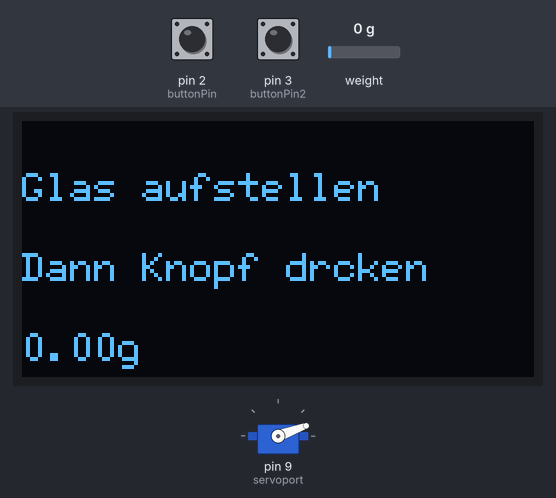
Bench run of a sketch on a simulated Arduino Uno, built with avr-gcc and run on an emulated ATmega328P. On the bench: 128×64 one-colour display, servo. The inputs (shaded band) are chosen by the test bench; at power-on: pin 2 (buttonPin) LOW, weight on the scale 0 g, pin 3 (buttonPin2) LOW.

Above: at 3.6 s.
3.7 s: pin 2 (buttonPin) pulled HIGH for 3.2 s
At 4.4 s:
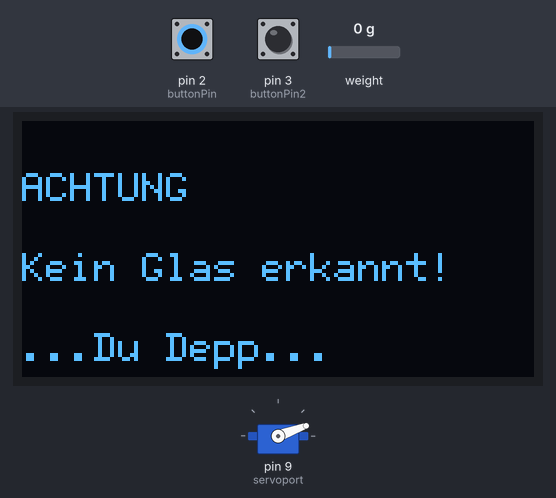
9.5 s: weight on the scale set to 100 g
At 10.8 s:
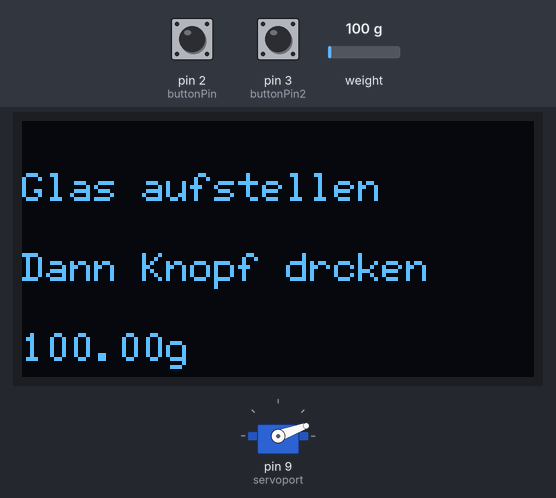
11.1 s: weight on the scale set to 1250 g
At 12.4 s:
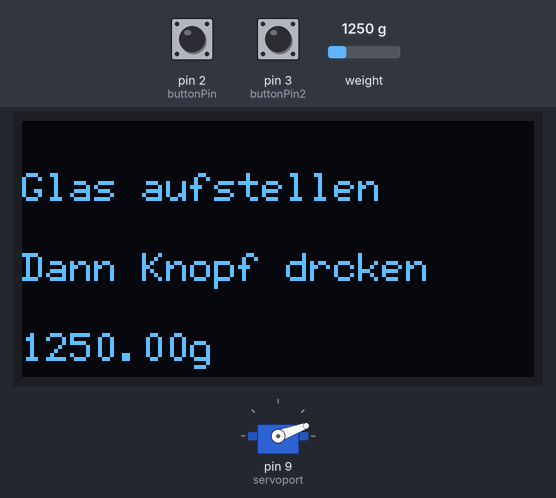
12.7 s: pin 2 (buttonPin) pulled HIGH for 0.15 s
At 14.0 s:
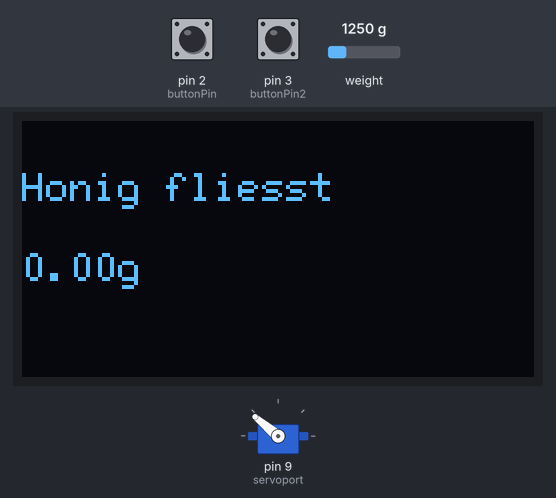
14.3 s: pin 3 (buttonPin2) pulled HIGH for 0.15 s
At 14.7 s:
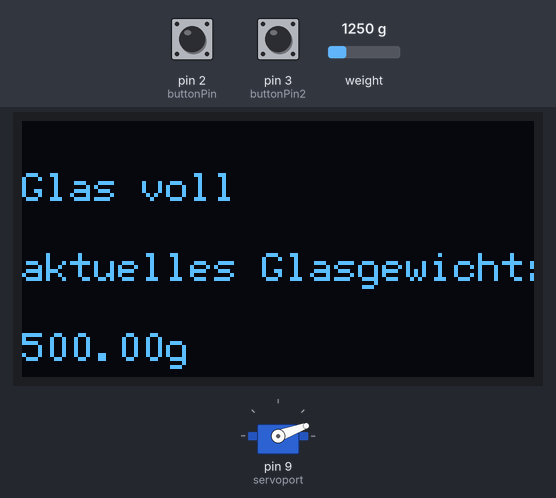
17.4 s: weight on the scale set to 2500 g
At 18.1 s:
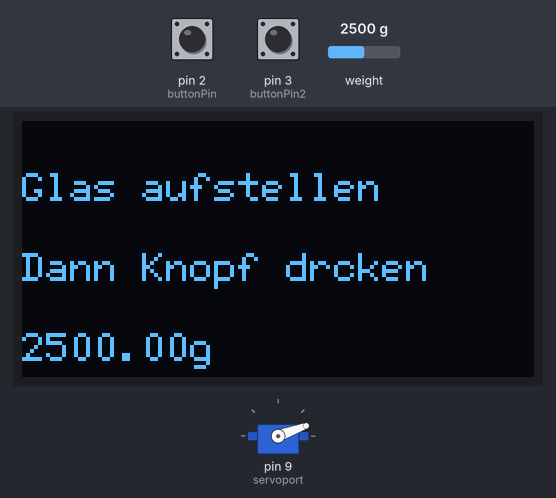
Timing chart, 0 to 20.0 s (numbered marks = the images above; inputs shaded):
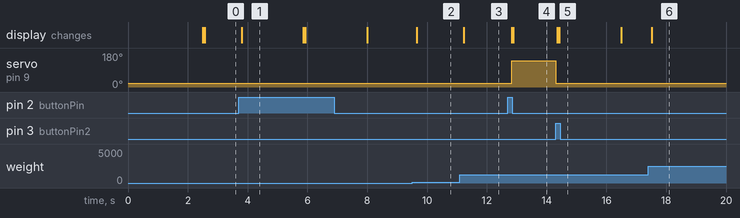

Measured:
- after the input at 3.7 s, the display: changes after 0.10 s (image 1)
- after the input at 9.5 s, the display: changes after 0.16 s (image 2)
- after the input at 11.1 s, the display: changes after 0.13 s (image 3)
- after the input at 12.7 s, servo on pin 9 (servoport): 20° → 140° after 0.13 s; the display: first changes after 0.13 s (image 4 shows a later state)
- after the input at 14.3 s, servo on pin 9 (servoport): 140° → 20° at once; the display: first changes after 0.06 s (image 5 shows a later state)
- after the input at 17.4 s, the display: changes after 0.12 s (image 6)
- what the display in image 1 shows lasts 2.1 s, from 3.8 s to 5.9 s

The sketch:

Honigabfueller-smooth-tabs.ino
```cpp
/*
  Honigabfüll -Automat  by Dennis Deutschmann  06/2020
*/


// Includes
#include <Servo.h> // Bibliothek für den Öffner Servo
#include <HX711_ADC.h> // https://github.com/olkal/HX711_ADC
#include <Wire.h>
//  #include <LiquidCrystal_I2C.h> // LiquidCrystal_I2C library
#include <U8g2lib.h>
#include <Arduino.h>
#include "variablen.h";

// Display
#ifdef U8X8_HAVE_HW_SPI
#include <SPI.h>
#endif
#ifdef U8X8_HAVE_HW_I2C
#include <Wire.h>
#endif

// Button Code
//const int buttonPin = 2;                // Start Button an Pin "2"
//const int buttonPin2 = 3;               // ABBRUCH Knopf an Pin "3"
int buttonState = 0;                    // Button Status Variablen
int buttonState2 = 0;

// Code für den Servo
Servo myservo;                          // Servo Objekt erzeugen
int val;                                // Variable für die Servo Position (20 - 160 in Grad)
// int servoport = 9;                      // Da hängt der Servo dran

// Wägezelle
HX711_ADC Waage(4, 5);                  // Parameter: dt pin, sck pin
//float kalib = 419.9;                    // Variable für Kalibrierung - nur für aktuellen Aufbau
float messwert1;                        // Variable für ungenullten Messwert
float messwert2;                        // Honiggewicht minus Glas
float honig_minus = honig - sicherheitsgewicht;
//const float honig = 500.0;              // Ziel nettogewicht Honigglas
//const int glas_min = 200;               // Mindestgewicht, welches ein Glas haben muss
float aktuellesGlas;                    // Gewicht des aktuell aufgestellten Glases
int disp;                               // Variable für den Ladebalken

// LC Display
U8G2_SSD1306_128X64_NONAME_F_HW_I2C u8g2(U8G2_R0, /* reset=*/ U8X8_PIN_NONE);  // nicht ändern - ist für das 0.96 " OLED Display

// Display Funktion mit 3 Zeilen
void drawDisplay(const char *line1, const char *line2 = "", const char *line3 = "")
{
  u8g2.clearBuffer();                   // clear the internal memory
  u8g2.setFont(u8g2_font_6x12_tf);      // choose a suitable font
  u8g2.drawStr(0,20,line1);             // Definition erste Zeile
  u8g2.setFont(u8g2_font_6x12_tf);      // Ändern bei Bedarf
  u8g2.drawStr(0,40,line2);             // Zeile 2
  u8g2.drawStr(0,60,line3);             // Zeile 3
  u8g2.sendBuffer();                    // internen Speicher aufs Display schicken

}

// Display Funktion mit 2 Zeilen und Balken für die Anzeige des Füllstands als Balken
void drawDisplay2(const char *line1, const char *line2 = "", int *line3 = 20)
{
  u8g2.clearBuffer();                   // clear the internal memory
  u8g2.setFont(u8g2_font_6x12_tf);   // choose a suitable font
  u8g2.drawStr(0,20,line1);             // Definition erste Zeile
  u8g2.setFont(u8g2_font_6x12_tf);   // Ändern bei Bedarf
  u8g2.drawStr(0,40,line2);             // Zeile 2
  u8g2.setDrawColor(1);                 // Farbe setzen
  u8g2.drawBox(0,60,line3,15);          // Zeichnet einen Balken in bestimmter Länge
  u8g2.sendBuffer();                    // internen Speicher aufs Display schicken

}

// sonstige Variablen
int vorgang;                            // Variable um den Vorgang zu starten und zu beenden

/////////////////////////////////////////////////////////////////////////////////////////////////////////////////
/////////////////////////////////////////////////////////////////////////////////////////////////////////////////


void setup() {
    vorgang = 0;                        // Zur Sicherheit am Anfang auf Null setzen

    u8g2.begin();                         // setzt das Display auf Bereitschaft
    u8g2.clearBuffer();                   // clear the internal memory

    // Button:
    pinMode(buttonPin, INPUT);
    pinMode(buttonPin2, INPUT);

    myservo.attach(servoport);            // Servo gehört an diesen Port
    val = servo_min;                      // zu Beginn Servo auf ZU Stellung
    myservo.write(val);

    // Waage initialisieren
    Waage.begin();                        // start connection to HX711
    Waage.start(2000);                    // load cells gets 2000ms of time to stabilize
    Waage.setCalFactor(kalib);            // calibration factor for load cell => strongly dependent on your individual setup
    Waage.update();
    messwert1 = Waage.getData();          // schreibt gemessenen Wert in Variable

    String text = String(messwert1) + "g";                          // Umwandlung Zahl in String zur Ausgabe
    drawDisplay("Loading...", "Aktuell messe ich:",text.c_str());   // ...und dann alles ausgeben lassen

} ////////////////// setup zu  ////////////////////////////////////

void loop() {

  Waage.update();                                                      // Waage Daten holen
  messwert1 = Waage.getData();                                         // Waage auslesen und in Variable speichern

  String text = String(messwert1) + "g";
  drawDisplay("Glas aufstellen", "Dann Knopf dr\201cken",text.c_str());

  buttonState = digitalRead(buttonPin);                                // Button lesen, der soll den Ablauf starten
  buttonState2 = digitalRead(buttonPin2);                              // Abbuch Knopf bereit machen

  // Wenn der Knopf 1 gedrück ist...

  if (buttonState == HIGH) {
      vorgang = 1;                              // Abfüllvorgang starten - vorgang = 1 bedeutet, es läuft. Später auf 0 stellen...
       // Debug:
      //DebugPrint();
      }
  else {
      vorgang = 0;
       }

  while (vorgang == 1) {                           // Wenn Vorgang gestartet wurde...:
      Waage.update();                              // Waage Daten holen
      messwert1 = Waage.getData();

      if (messwert1 < glas_min) {                  // nachsehen, ob ein Glas auf der Waage steht, nicht dass es Sauerei gibt
          // debug
          //DebugPrint();
          drawDisplay("ACHTUNG", "Kein Glas erkannt!","...Du Depp...");
          vorgang = 0;                              // wieder zurück setzen
          buttonState = LOW;
          delay(2000);
        } // if glas min zu


      else {
          // einmal aktuell wiegen - messwert1 sollte jetzt das Glas sein.
          Waage.update();                             // Waage Daten holen
          messwert1 = Waage.getData();                // Waage auslesen und in messwert1 speichern
          aktuellesGlas = messwert1;                  // aktuelles Gewicht ist das Gewicht des Glases ohne Honig
          messwert2 = messwert1 - aktuellesGlas;

          String text2 = String(messwert2) + "g";
          String servo = "Servowert: " + String(val); //Dies zeigt den aktuellen Servowert an und dient zum DEBUG
          drawDisplay("Es geht gleich los",servo.c_str(),text2.c_str());

while (messwert2 < honig_minus) {

      Waage.update();
      messwert1 = Waage.getData();
      messwert2 = messwert1 - aktuellesGlas;
      buttonState2 = digitalRead(buttonPin2);
      if (buttonState2 == HIGH) {
        messwert2 = honig;
        val = servo_min;
        }
      val = map(messwert2, 0, honig_minus, servo_max, servo_min );         // übersetzt das Gewicht des Honigs (messwert2) in den Servowert (140-20)
      disp = map(messwert2, 0, honig_minus, 0, 100 );         // übersetzt das Gewicht des Honigs (messwert2) in die Länge für den Lade-Balkens
      myservo.write(val);                             // Servo stellt sich auf die Position ein, die map vorgibt
      //DebugPrint();
      String text2 = String(messwert2) + "g";
      drawDisplay2("Honig fliesst",text2.c_str(),disp);
      }

    if (messwert2 >= honig_minus)
    {
        val = servo_min;
        myservo.write(val);
        //Serial.print("FERTIG - Schotten dicht");
        String text2 = String(messwert2) + "g";
        drawDisplay("Glas voll","aktuelles Glasgewicht:",text2.c_str());
        delay(2000);
        vorgang = 0; // alles auf Anfang
    }

     } // else zu
  } // while vorgang == 1 zu
} // LOOP zu
```

variablen.h
```cpp
///////////////////////////////////////////////
// Alles was die Waage und Gewichte betrifft //
// Bei Bedarf ändern                         //
///////////////////////////////////////////////

const int glas_min = 200;               // ab wieviel Gewicht soll die Waage ein leeres Honigglas erkennen (bei mir 200g)
const float kalib = 419.9;                    // Variable für Kalibrierung - nur für aktuellen Aufbau
const float honig = 500.0;              // Ziel nettogewicht Honigglas / Füllung (normalerweise 500g)
const int sicherheitsgewicht = 5;       // Grammzahl, die der Honigverschluss vor erreichen des Zielgewichts schließen soll

///////////////////////////////////////////////
// Hier nun ein paar Dinge zu deinem Arduino //
///////////////////////////////////////////////

const int servoport = 9;                      // Da hängt der Servo dran
const int buttonPin = 2;                // Start Button an Pin "2"
const int buttonPin2 = 3;               // ABBRUCH Knopf an Pin "3"

// Achtung: hängt mit deinem Servo zusammen, hier meine Werte mit meinem Servo

const int servo_min = 20;               // bei welchem Wert ist der Servo auf "ZU" Position?
const int servo_max = 140;              // bei welchem Wert ist der Servo auf Maximal "AUF" Stellung?


////////////////////////////////////////////////////////////////////////////////////////////////////////////////////////
///////// Was hier kommt ist für Dich nicht wichtig, dienst nur der Ordnung in der Hauptdatei //////////////////////////
////////////////////////////////////////////////////////////////////////////////////////////////////////////////////////

/*
void DebugPrint() {                       // für Debug Zwecke
  Serial.print("Vorgang Variable: ");
  Serial.println(vorgang);
  Serial.println();

  Serial.print("Waage: ");
  Serial.println(messwert1);
  Serial.println();

  Serial.print("Buttons: ");
  Serial.println(buttonState);
  Serial.println();
  Serial.println(buttonState2);
  Serial.println();

  Serial.print("Servo: ");
  Serial.println(val);
  Serial.println();
}

*/
```
